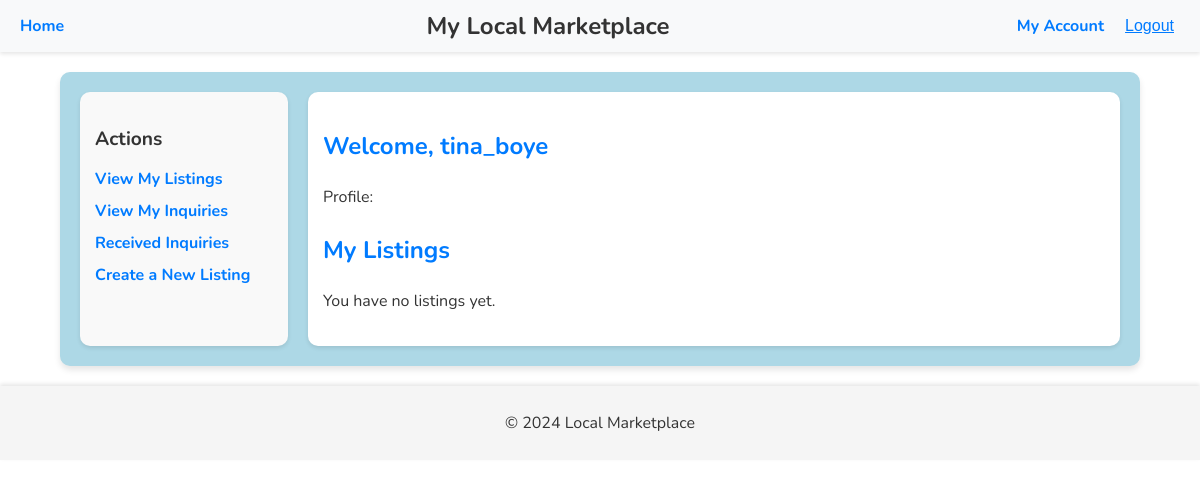
Page /project/my-account/ (signed in) on the earlier database version.
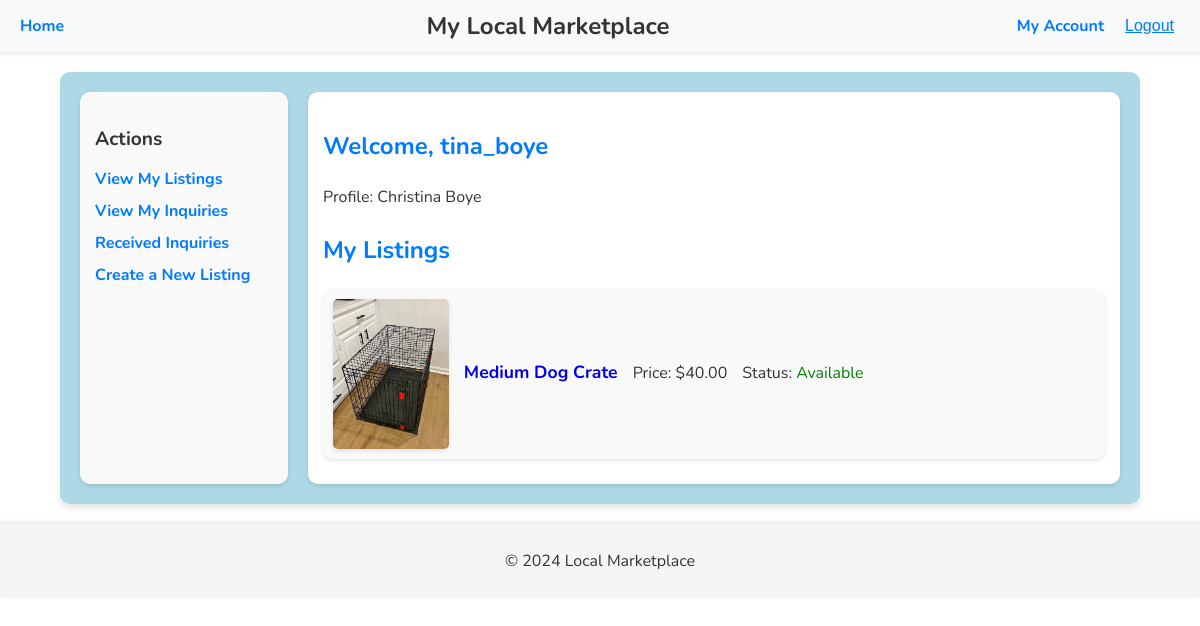
Same page on the later database version.
### project/models.py (models this page shows, shortened)
class Profile(models.Model):
    user = models.ForeignKey('auth.User', on_delete=models.CASCADE)  # Django's built-in User model
    first_name = models.CharField(max_length=50)
    last_name = models.CharField(max_length=50)
    email = models.EmailField(unique=True)
    address = models.TextField()

class Listing(models.Model):
    item_name = models.CharField(max_length=100)
    description = models.TextField()
    price = models.DecimalField(max_digits=10, decimal_places=2)
    seller = models.ForeignKey(Profile, on_delete=models.CASCADE, related_name='listings')
    posted_date = models.DateTimeField(auto_now_add=True)
    category = models.ForeignKey(Category, on_delete=models.SET_NULL, null=True, blank=True)
    picture = models.ImageField(upload_to='listing_pictures/', blank=True, null=True)
    status = models.CharField(
        max_length=10,
        choices=[('available', 'Available'), ('bought', 'Bought')],
        default='available'
    )

### project/views.py (the view, shortened to what this page needs)
# urls.py: path('my-account/', MyAccountView.as_view(), name='my-account'),
class MyAccountView(LoginRequiredMixin, ListView):
    model = Listing
    template_name = 'project/my_account.html'
    context_object_name = 'listings'
    def get_queryset(self):
        current_profile = Profile.objects.filter(user=self.request.user).first()
        return Listing.objects.filter(seller=current_profile)
    def get_context_data(self, **kwargs):
        context = super().get_context_data(**kwargs)
        current_profile = Profile.objects.filter(user=self.request.user).first()
        view = self.request.GET.get('view')
        if view == 'inquiries':
            context['show_inquiries'] = True
            context['inquiries'] = Inquiry.objects.filter(buyer=current_profile)
            context['show_listings'] = False
            context['show_received_inquiries'] = False
        else:
            context['show_listings'] = True
            context['show_inquiries'] = False
            context['show_received_inquiries'] = False
        context['current_profile'] = current_profile
        context['current_user'] = self.request.user
        return context

### project/templates/project/my_account.html (shortened to what this page needs)
{% extends 'project/base.html' %}
{% block content %}
<div class="account-container">
    <div class="sidebar">
        <h3>Actions</h3>
        <ul>
            <li><a href="{% url 'my-account' %}?view=listings">View My Listings</a></li>
            <li><a href="{% url 'my-account' %}?view=inquiries">View My Inquiries</a></li>
            <li><a href="{% url 'my-account' %}?view=received-inquiries">Received Inquiries</a></li>
            <li><a href="{% url 'create_listing' %}">Create a New Listing</a></li>
        </ul>
    </div>
    <div class="main-content">
        <h2>Welcome, {{ current_user.username }}</h2>
        <p>Profile: {{ current_profile.first_name }} {{ current_profile.last_name }}</p>
        {% if show_inquiries %}
    <h2>My Sent Inquiries</h2>
    <ul>
        {% for inquiry in inquiries %}
            <li>
                <strong>Listing:</strong>
                <a href="{% url 'listing_detail' inquiry.listing.id %}">{{ inquiry.listing.item_name }}</a><br>
                <strong>Message:</strong> {{ inquiry.message }}<br>
                <strong>Sent Date:</strong> {{ inquiry.sent_date }}<br>
                <strong>Status:</strong>
                <span class="
                    {% if inquiry.status == 'pending' %}status-pending{% endif %}
                    {% if inquiry.status == 'accepted' %}status-accepted{% endif %}
                    {% if inquiry.status == 'rejected' %}status-rejected{% endif %}
                ">
                    {{ inquiry.get_status_display }}
                </span>
            </li>
        {% empty %}
            <p>You have not sent any inquiries yet.</p>
        {% endfor %}
        </ul>
            {% elif show_listings %}
            <h2>My Listings</h2>
            <ul>
                {% for listing in listings %}
                    <li>
                        {% if listing.picture %}
                            <img src="{{ listing.picture.url }}" alt="{{ listing.item_name }}" style="max-width: 150px; max-height: 150px;">
                        {% endif %}
                        <div class="listing-title">
                            <a href="{% url 'listing_detail' listing.id %}">{{ listing.item_name }}</a>
                        </div>
                        <p>Price: ${{ listing.price }}</p>
                        <p>Status:
                            {% if listing.status == 'available' %}
                                <span style="color: green;">Available</span>
                            {% else %}
                                <span style="color: red;">Bought</span>
                            {% endif %}
                        </p>
                    </li>
                {% empty %}
                    <p>You have no listings yet.</p>
                {% endfor %}
            </ul>
        {% endif %}
    </div>
</div>
{% endblock %}

Differences in the rows shown:
added Profile: first_name "Christina", last_name "Boye"
added Listing: picture (picture), item_name "Medium Dog Crate", price "40.00", status "Available"
Other differences:
text no longer shown: "You have no listings yet."
